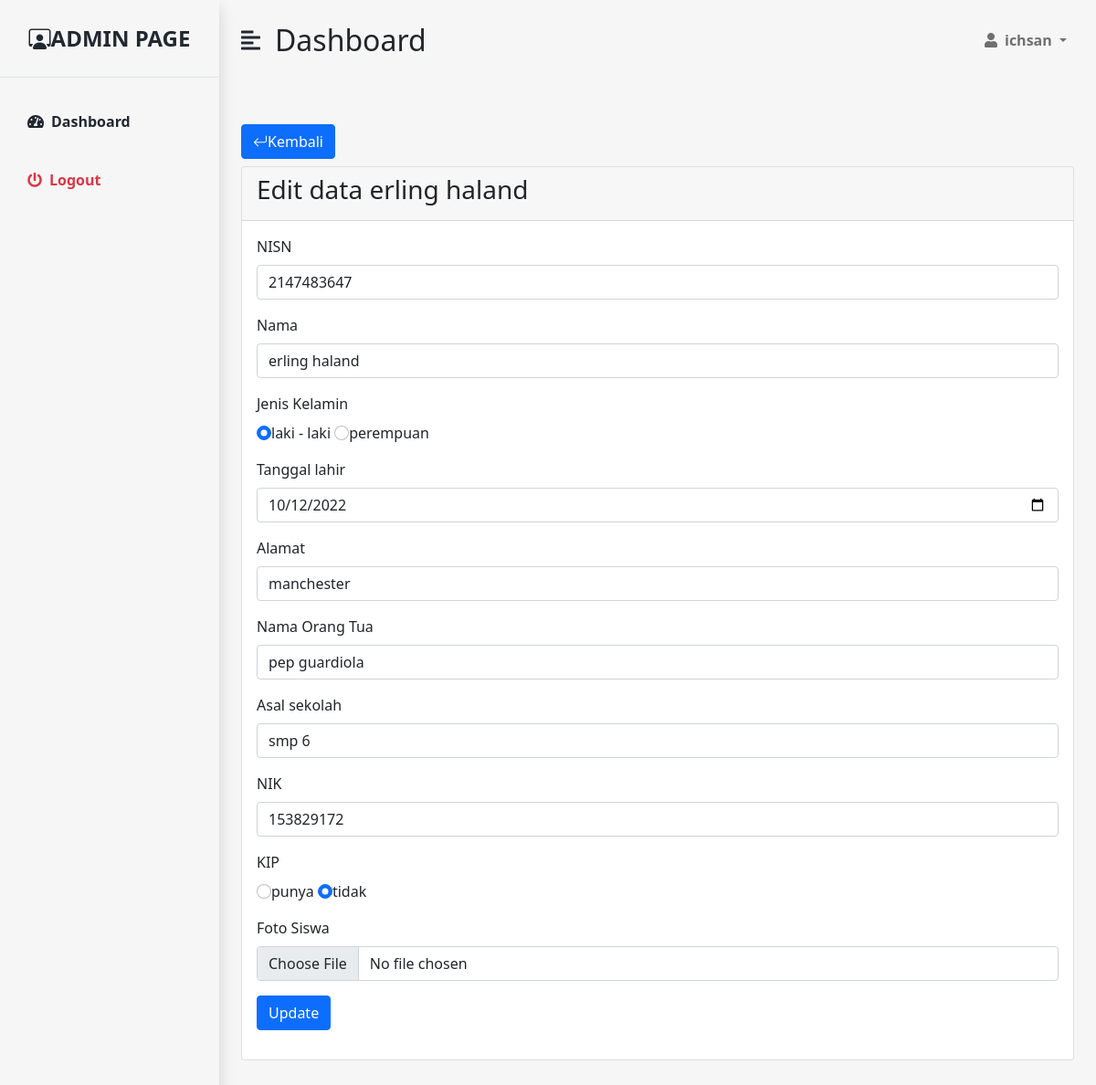
Page /edit.php?id=13 (signed in) on the committed database.
### tables this page shows
CREATE TABLE `siswa` (
  `id` int(4) NOT NULL,
  `nisn` int(25) NOT NULL,
  `nama` varchar(50) NOT NULL,
  `gender` enum('laki - laki','perempuan','','') NOT NULL,
  `tgl_lahir` date NOT NULL,
  `alamat` varchar(100) NOT NULL,
  `ortu` varchar(50) NOT NULL,
  `asal` varchar(50) NOT NULL,
  `nik` int(50) NOT NULL,
  `kip` enum('punya','tidak','','') NOT NULL,
  `foto` varchar(50) NOT NULL
);

CREATE TABLE `gender` (
  `jenis_kelamin` varchar(15) NOT NULL,
  `kip` varchar(15) NOT NULL
);

### caesar.php (called while the page is built, shortened)
<?php
function geser_teks($string, $key) {
    return implode('', array_map(function ($char) use ($key) {
        return geser_karakter($char, $key);
    }, str_split($string)));
}
function geser_karakter($char, $shift) {
    $shift = $shift % 25;
    $ascii = ord($char);
    $shifted = $ascii + $shift;
    if ($ascii >= 97 && $ascii <= 122) {
        return chr(geser_huruf_kecil($shifted));
    }
    return chr($ascii);
}
function geser_huruf_kecil($ascii) {
    return $ascii;
}
function dekripsi($ciphertext, $key = -3) {
    return geser_teks($ciphertext, -$key);
}

### edit.php (the view, shortened to what this page needs)
<?php
include('header.php');
include('database/config.php');
include('caesar.php');
  if (isset($_GET['id'])) {
    $id = ($_GET["id"]);
    $query = "SELECT * FROM siswa WHERE id='$id'";
    $result = mysqli_query($conn, $query);
    $edit = mysqli_fetch_assoc($result);
  } else {
    echo "<script>alert('Masukkan data id.');window.location='dashboard.php';</script>";
  }
?>
<div class="container-fluid px-4">
        <div class="row my-5">
        <div class="text-start">
                <button type="button" class="btn btn-primary mb-2" onclick="window.location.href='dashboard.php'"><i class="bi bi-arrow-return-left"></i></i>Kembali</button>
            </div>
                <div class="col">
                <div class="card">
                    <div class="card-header">
                        <h3>Edit data <?= $edit['nama']; ?></h3>
                    </div>
                    <div class="card-body">
                    <form id="contactForm" enctype="multipart/form-data" action="proses-edit.php" method="POST">
                        <div class="mb-3">
                        <div class="mb-3">
                            <label class="form-label" for="">NISN</label>
                            <input class="form-control" type="text" id="nisn" name="nisn" required value="<?= $edit['nisn']; ?>"/>
                        </div>
                        <div class="mb-3">
                            <label class="form-label" for="">Nama</label>
                            <input class="form-control" type="text" id="nama" name="nama" required value="<?= $edit['nama']; ?>"/>
                        </div>
                        <div class="mb-3">
                        <label class="form-label"> Jenis Kelamin</label> <br>
                        <?php
                        $radio = mysqli_query($conn,"SELECT * FROM siswa WHERE id='$id' ");
                        $r = mysqli_fetch_array($radio);
                            $query = mysqli_query($conn, "SELECT * FROM gender");
                            while($row = mysqli_fetch_array($query)){
                        ?>
                        <input class="form-check-input" type="radio" name="jenis_kelamin" id="jenis_kelamin" value="<?= $row['jenis_kelamin']; ?>" <?= ($row['jenis_kelamin'] == $r['gender'])?"checked":"" ?> ><?= $row['jenis_kelamin']; ?>
                        <?php  } ?>
                        </div>
                        <div class="mb-3">
                            <label class="form-label" for="">Tanggal lahir</label>
                            <input class="form-control" type="date" id="tgl_lahir" name="tgl_lahir" required value="<?= $edit['tgl_lahir']; ?>"/>
                        </div>
                        <div class="mb-3">
                            <label class="form-label" for="">Alamat</label>
                            <input class="form-control" type="text" id="alamt" name="alamat" required value="<?= $edit['alamat']; ?>"/>
                        </div>
                        <div class="mb-3">
                            <?php $ortu1= $edit['ortu']; ?>
                            <label class="form-label" for="">Nama Orang Tua</label>
                            <input class="form-control" type="text" id="ortu" name="ortu" required value="<?= $ortu = dekripsi($ortu1 , 3);  ?>"/>
                        </div>
                        <div class="mb-3">
                            <label class="form-label" for="">Asal sekolah</label>
                            <input class="form-control" type="text" id="asal" name="asal" required value="<?= $edit['asal']; ?>"/>
                        </div>
                        <div class="mb-3">
                            <label class="form-label" for="kode_product">NIK</label>
                            <input class="form-control" type="text" id="nik" name="nik" required value="<?= $edit['nik']; ?>"/>
                        </div>
                        <div class="mb-3">
                        <label class="form-label"> KIP</label> <br>
                            <?php
                            $radio = mysqli_query($conn,"SELECT * FROM siswa  where id='$id' ");
                           $r = mysqli_fetch_array($radio);
                                $query = mysqli_query($conn, "SELECT * FROM gender ");
                                while($row = mysqli_fetch_array($query)){
                            ?>
                            <input class="form-check-input" type="radio" name="kip" id="kip" value="<?= $row['kip']; ?>" <?= ($row['kip'] == $r['kip'])?"checked":"" ?> ><?= $row['kip']; ?>
                            <?php  } ?>
                        </div>
                        <div class="mb-3">
                            <label class="form-label" for="">Foto Siswa</label>
                            <input class="form-control" id="foto" name="foto"  type="file" placeholder="Foto Siswa" required/>
                        </div>
                        <div class="mb-3">
                            <button type=" submit" name="submit" class="btn btn-primary">Update</button>
                        </div>
                        </form>
                    </div>
                    </div>
                    </div>
                    </div>
                    </div>
                </div>
            </div>
<?php
    include('footer.php');
?>

### assets/css/style-admin.css (style rules this page uses)
:root { --main-bg-color: #f4d143; --main-text-color: #222831; --second-text-color: #bbbec5; --second-bg-color: #f5df8a; }

### rows in the picture
siswa: nama "erling haland", nisn "2147483647", gender "☑", tgl_lahir "10/12/2022", alamat "manchester", ortu "pep guardiola", asal "smp 6", nik "153829172", kip "☑"
gender: jenis_kelamin "laki - laki", kip "punya"
gender: jenis_kelamin "perempuan", kip "tidak"

### other values in the picture
$_SESSION['username'] "ichsan"
